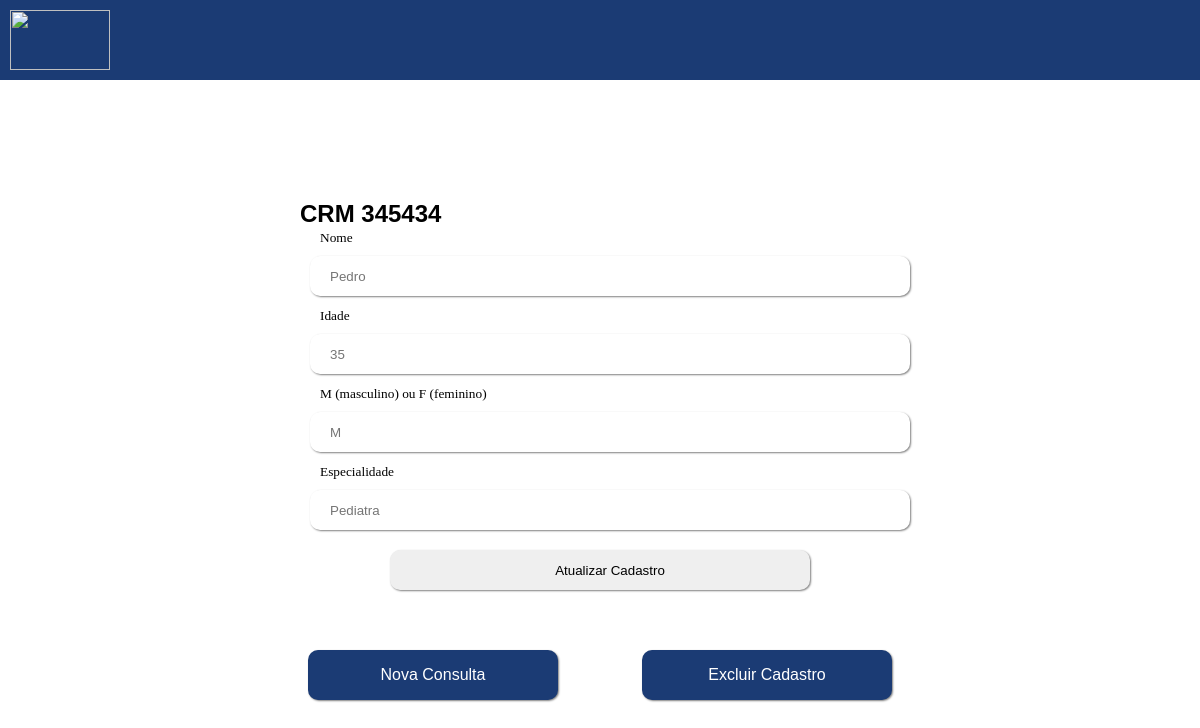
The app's page /paginas/atualizar.php?crm=345434 with its own data.
### tables this page shows
CREATE TABLE `medicos` (
  `id` int(11) NOT NULL,
  `crm` varchar(12) DEFAULT NULL,
  `nome` varchar(50) DEFAULT NULL,
  `idade` varchar(3) DEFAULT NULL,
  `genero` char(1) DEFAULT NULL,
  `especialidade` varchar(50) DEFAULT NULL
);

### manipularDb/manipuladorDB.php (called while the page is built, shortened)
<?php
    class manipuladorDB{
        public function listarMedicoCrm ($crm){
            global $pdo;
            if($crm){
                $retornoConsulta = $pdo->query("SELECT * FROM medicos WHERE crm= $crm");
                $retorno= $retornoConsulta->fetch(PDO::FETCH_ASSOC);
                if($retorno){
                    return $retorno;
                }else{
                    echo "<script> alert('Nenhum cadastro foi encontrado') </script>";
                }
            }
        }
    }
?>

### paginas/atualizar.php (the view, shortened to what this page needs)
<?php
    if(isset($_GET["crm"])){
        require_once '../manipularDb/manipuladorDB.php';
        $acessoDb = new manipuladorDB;
        $acessoDb->conectarBanco();
        $retornoMedico = $acessoDb->listarMedicoCrm($_GET["crm"]);
        if($retornoMedico){
            $crm = $retornoMedico["crm"];
            $nome = $retornoMedico["nome"];
            $idade = $retornoMedico["idade"];
            $genero = $retornoMedico["genero"];
            $especialidade = $retornoMedico["especialidade"];
        }else{
            header('location:./consultar.php');
        }
    }
?>
<!DOCTYPE html>
<html lang="pt-BR">
<head>
    <link rel="stylesheet" href="../style/fontes.css"/>
    <link rel="stylesheet" href="../style/stylePaginas.css"/>
</head>
<body>
    <header>
        <a href="../index.php"><img src="https://logowik.com/content/uploads/images/albert-einstein-hospital6256.jpg"/></a>
    </header>
    <main>
        <section>
            <form action="" method="GET">
                <h3> CRM <?php echo $crm;?> </h3>
                <small> Nome </small>
                <input name="novoNome" type="text" placeholder="<?php echo $nome;?>"/>
                <small> Idade </small>
                <input name="novaIdade" type="text" placeholder="<?php echo $idade;?>"/>
                <small> M (masculino) ou F (feminino) </small>
                <input name="novoGenero" type="text" placeholder="<?php echo $genero;?>"/>
                <small> Especialidade </small>
                <input name="novaEspecialidade" type="text" placeholder="<?php echo $especialidade;?>"/>
                <input type="submit" value="Atualizar Cadastro">
            </form>
        </section>
        <section id="sessaoNavegacao">
            <div>
                <a href="./consultar.php"><button> Nova Consulta </button></a>
                <a href="./excluir.php?crm=<?php echo $crm; ?>"><button> Excluir Cadastro </button></a>
            </div>
        </section>
    </main>
</body>
</html>

### style/stylePaginas.css (style rules this page uses)
* { box-sizing: border-box; border: 0px; margin: 0px; padding: 0px; }
header { background-color: #1B3B74; position: fixed; top: 0px; z-index: 10; width: 100vw; height: 10vh; padding: 10px }
header img { width: 100px; height: 100%; }
main { margin: 200px 0 0 0; }
form { width: 50vw; margin: 10px auto; }
input { display:block; width: 100%; height: 40px; border-radius: 10px; border: 0px; box-shadow: 1px 1px 2px gray; margin: 10px; padding: 0px 0px 0px 20px }
input[type=submit] { width: 70%; margin: 20px auto; }
#sessaoNavegacao div { width: max-content; margin: 10px auto; }
button { background-color: #1B3B74; width: 250px; height: 50px; display: inline-block; margin: 40px; border-radius: 10px; border: 0px; box-shadow: 1px 1px 2px gray; font-size: 1em; color:white; }
small { margin: 0 0 0 20px; }

### records on screen
medicos: crm "345434", novoNome "Pedro", novaIdade "35", novoGenero "M", novaEspecialidade "Pediatra"
